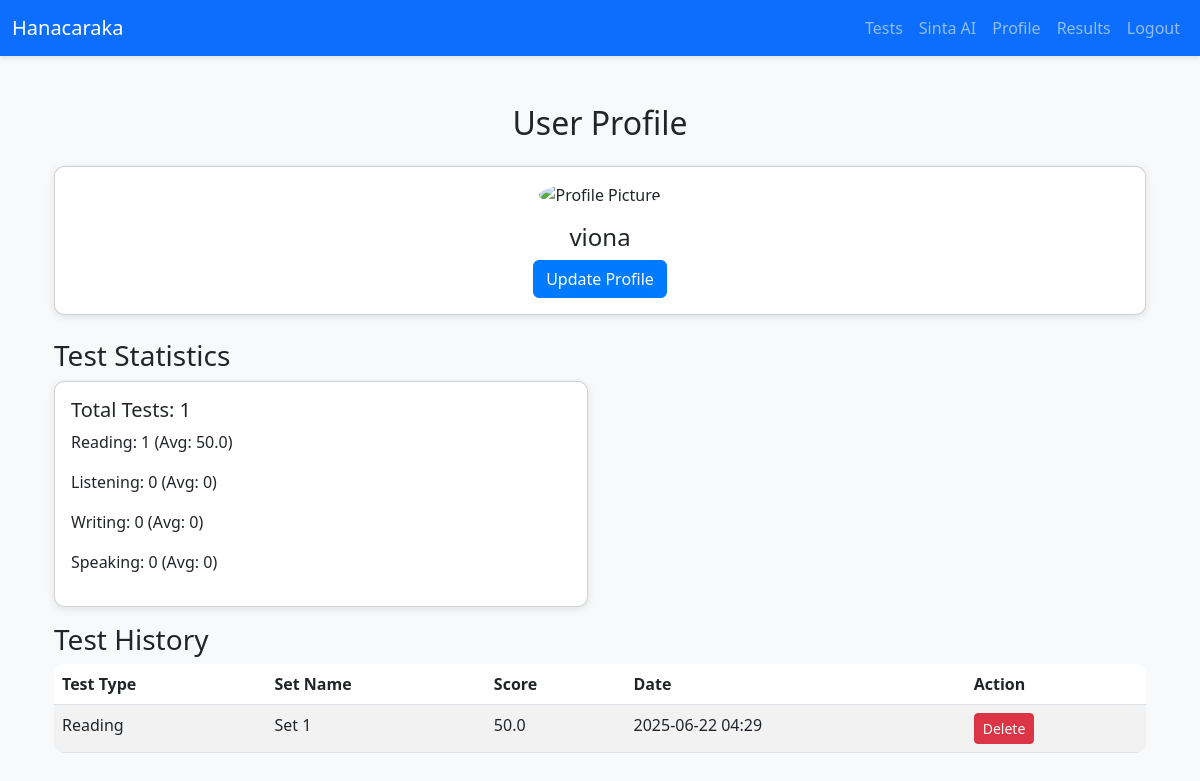
The app's page /profile/ (signed in) with its own data.
### models.py (models this page shows, shortened)
class User(UserMixin, db.Model):
    id = db.Column(db.Integer, primary_key=True)
    username = db.Column(db.String(80), unique=True, nullable=False)
    password_hash = db.Column(db.String(128), nullable=False)
    profile_image = db.Column(db.LargeBinary, nullable=True)  # BLOB untuk profile picture
    tests = db.relationship('TestResult', backref='user', lazy=True)
    chat_sessions = db.relationship('ChatSession', backref='user', lazy=True)

class TestResult(db.Model):
    id = db.Column(db.Integer, primary_key=True)
    user_id = db.Column(db.Integer, db.ForeignKey('user.id'), nullable=False)
    test_type = db.Column(db.String(50), nullable=False)
    set_name = db.Column(db.String(100), nullable=False)
    score = db.Column(db.JSON, nullable=False)
    timestamp = db.Column(db.DateTime, nullable=False, default=datetime.utcnow)

### routes/profile.py (the view)
@profile.route('/')
@login_required
def profile_page():
    try:
        results = TestResult.query.filter_by(user_id=current_user.id).order_by(TestResult.timestamp.desc()).all()
        stats = {
            'total_tests': len(results),
            'reading_tests': len([r for r in results if r.test_type == 'reading']),
            'listening_tests': len([r for r in results if r.test_type == 'listening']),
            'writing_tests': len([r for r in results if r.test_type == 'writing']),
            'speaking_tests': len([r for r in results if r.test_type == 'speaking']),
        }
        reading_scores = [r.score.get('percentage', 0) for r in results if r.test_type == 'reading' and 'percentage' in r.score]
        listening_scores = [r.score.get('percentage', 0) for r in results if r.test_type == 'listening' and 'percentage' in r.score]
        writing_scores = [r.score.get('overall', 0) for r in results if r.test_type == 'writing' and 'overall' in r.score]
        speaking_scores = [r.score.get('overall', 0) for r in results if r.test_type == 'speaking' and 'overall' in r.score]
        stats['avg_reading'] = sum(reading_scores) / len(reading_scores) if reading_scores else 0
        stats['avg_listening'] = sum(listening_scores) / len(listening_scores) if listening_scores else 0
        stats['avg_writing'] = sum(writing_scores) / len(writing_scores) if writing_scores else 0
        stats['avg_speaking'] = sum(speaking_scores) / len(speaking_scores) if speaking_scores else 0
        return render_template('profile.html', results=results, stats=stats, user=current_user)
    except Exception as e:
        logger.error(f"Error loading profile: {str(e)}", exc_info=True)
        return render_template('profile.html', results=[], stats={}, user=current_user)

### app.py (called while the page is built)
@login_manager.user_loader
def load_user(user_id):
    return db.session.get(User, int(user_id))

@app.after_request
def add_no_cache(response):
    response.headers['Cache-Control'] = 'no-store, no-cache, must-revalidate, max-age=0'
    response.headers['Pragma'] = 'no-cache'
    response.headers['Expires'] = '0'
    return response

### templates/profile.html (shortened to what this page needs)
{% extends 'base.html' %}
{% block content %}
    <div class="container mt-5">
        <h2 class="text-center mb-4">User Profile</h2>
        <div class="card mb-4">
            <div class="card-body text-center">
                {% if user.profile_image %}
                    <img src="{{ url_for('profile.get_profile_image') }}" alt="Profile Picture" class="rounded-circle mb-3" style="width: 150px; height: 150px; object-fit: cover;">
                {% else %}
                    <div class="rounded-circle bg-secondary mb-3 mx-auto" style="width: 150px; height: 150px; line-height: 150px; color: white;">No Image</div>
                {% endif %}
                <h4>{{ user.username }}</h4>
                <a href="{{ url_for('profile.update_profile') }}" class="btn btn-primary">Update Profile</a>
            </div>
        </div>
        <h3>Test Statistics</h3>
        <div class="row">
            <div class="col-md-6">
                <div class="card mb-3">
                    <div class="card-body">
                        <h5>Total Tests: {{ stats.total_tests }}</h5>
                        <p>Reading: {{ stats.reading_tests }} (Avg: {{ stats.avg_reading|round(2) }})</p>
                        <p>Listening: {{ stats.listening_tests }} (Avg: {{ stats.avg_listening|round(2) }})</p>
                        <p>Writing: {{ stats.writing_tests }} (Avg: {{ stats.avg_writing|round(2) }})</p>
                        <p>Speaking: {{ stats.speaking_tests }} (Avg: {{ stats.avg_speaking|round(2) }})</p>
                    </div>
                </div>
            </div>
        </div>
        <h3>Test History</h3>
        <table class="table table-striped">
            <thead>
                <tr>
                    <th>Test Type</th>
                    <th>Set Name</th>
                    <th>Score</th>
                    <th>Date</th>
                    <th>Action</th>
                </tr>
            </thead>
            <tbody>
                {% for result in results %}
                    <tr id="result-{{ result.id }}">
                        <td>{{ result.test_type|title }}</td>
                        <td>{{ result.set_name }}</td>
                        <td>{{ result.score.get('overall', result.score.get('percentage', 0))|round(2) }}</td>
                        <td>{{ result.timestamp.strftime('%Y-%m-%d %H:%M') }}</td>
                        <td>
                            <form class="delete-result-form"
                                  data-result-id="{{ result.id }}"
                                  data-url="{{ url_for('profile.delete_result', result_id=result.id) }}"
                                  method="POST">
                                <button type="submit" class="btn btn-danger btn-sm">Delete</button>
                            </form>
                        </td>
                    </tr>
                {% endfor %}
            </tbody>
        </table>
    </div>
{% endblock %}

### static/css/base.css (style rules this page uses)
body { background-color: #f8f9fa; }
.card { border-radius: 10px; box-shadow: 0 2px 8px rgba(0,0,0,0.1); }
.btn-primary { background-color: #007bff; border-color: #007bff; transition: background-color 0.3s; }
.table { background-color: white; border-radius: 10px; overflow: hidden; }

### records on screen
User: username "viona"
TestResult: test_type "Reading", set_name "Set 1", score.get "50.0", timestamp "2025-06-22 04:29"

### other values on screen
{{ stats.total_tests }} "1"
{{ stats.reading_tests }} "1"
{{ stats.avg_reading|round(2) }} "50.0"
{{ stats.listening_tests }} "0"
{{ stats.avg_listening|round(2) }} "0"
{{ stats.writing_tests }} "0"
{{ stats.avg_writing|round(2) }} "0"
{{ stats.speaking_tests }} "0"
{{ stats.avg_speaking|round(2) }} "0"
